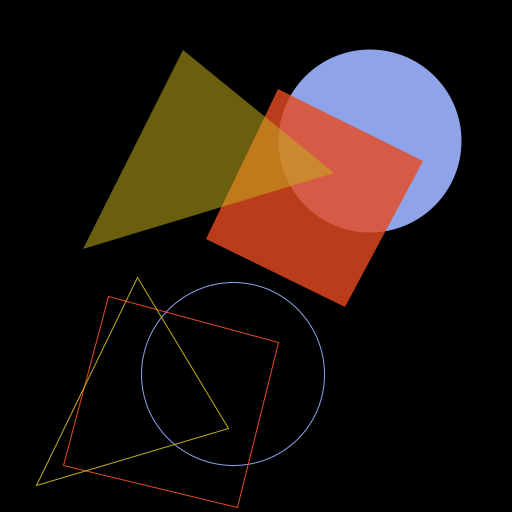
Frame 1 (no input)
Frame 60 (the mouse pressed at the canvas centre just before this capture): identical to frame 1, image omitted
Frame 120 (the mouse held since frame 60 and released just before this capture): identical to frame 1, image omitted

The Processing sketch that drew this single still picture (run headless with seeded random() and noise(); from frame 60 on, the mouse is pressed at the canvas centre):

// Processing sketch: img2
// ── img2.pde
// 课上小作业
void setup() {
  size(512,512);
}
void draw() {
  background(0);
  ellipseMode(CENTER);
  noStroke();
  fill(142,163,232);
  ellipse(370,141,183,183);
  
  fill(230,74,32,207); // 第四个参数负责透明度
  
  quad(278,89,423,161,345,307,206,239);
  fill(195,173,28,138);
  triangle(183,50,334,173,83,249);
  
  noFill();
  stroke(142,163,232);
  ellipse(233,374,183,183);
  stroke(230,74,32);
  quad(108,296,278,342,237,507,63,465);
  stroke(195,173,28);
  triangle(36,485,228,428,137,277);
}
